Frame 1 (no input): blank canvas, image omitted
Frame 60 (no input): blank canvas, image omitted
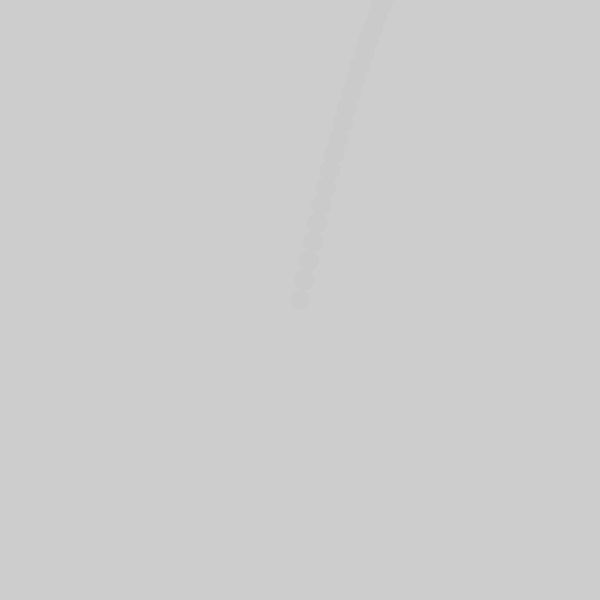
Frame 120 (the mouse pressed at the canvas centre since frame 60)

The p5.js sketch whose frames 1 and 60 were blank and that drew this single picture after the mouse press (run headless with seeded random() and noise() and a simulated clock; from frame 60 on, the mouse is pressed at the canvas centre):

// p5.js sketch
// ── sketch.js
var zombies = [];

function setup() {
  createCanvas(600, 600);
  frameRate(60);
}

// function mouseDragged() {
function mousePressed() {
  var z = new zombie(mouseX, mouseY);
  zombies.push(z)
}

function draw() {
  // background(200);
  background('rgba(200,200,200, 0.1)');
  fill(25);
  for(i=0; i<zombies.length;i++){
    ellipse(zombies[i].x,zombies[i].y,20,20);
    zombies[i].update();
    if(zombies[i].y === 600){
      zombies.splice(i,1);
    }
  }
}





function keyPressed() {
  if (keyCode === UP_ARROW) {
    // s.dir(0, -1);
  } else if (keyCode === DOWN_ARROW) {
    // s.dir(0, 1);
  } else if (keyCode === RIGHT_ARROW) {
    // s.dir(1, 0);
  } else if (keyCode === LEFT_ARROW) {
    // s.dir(-1, 0);
  }
}

// ── zombie.js
// Daniel Shiffman
// http://codingrainbow.com
// http://patreon.com/codingrainbow
// Code for: https://youtu.be/AaGK-fj-BAM

function zombie(x,y) {
  this.x = x;
  this.y = y;
  this.xspeed = random(-10, 10);
  this.yspeed = 20;
  this.gravity = 0.5;
  this.update = function(){
    this.x += this.xspeed;
    this.y -= this.yspeed;
    this.yspeed -= this.gravity;
  }
}
